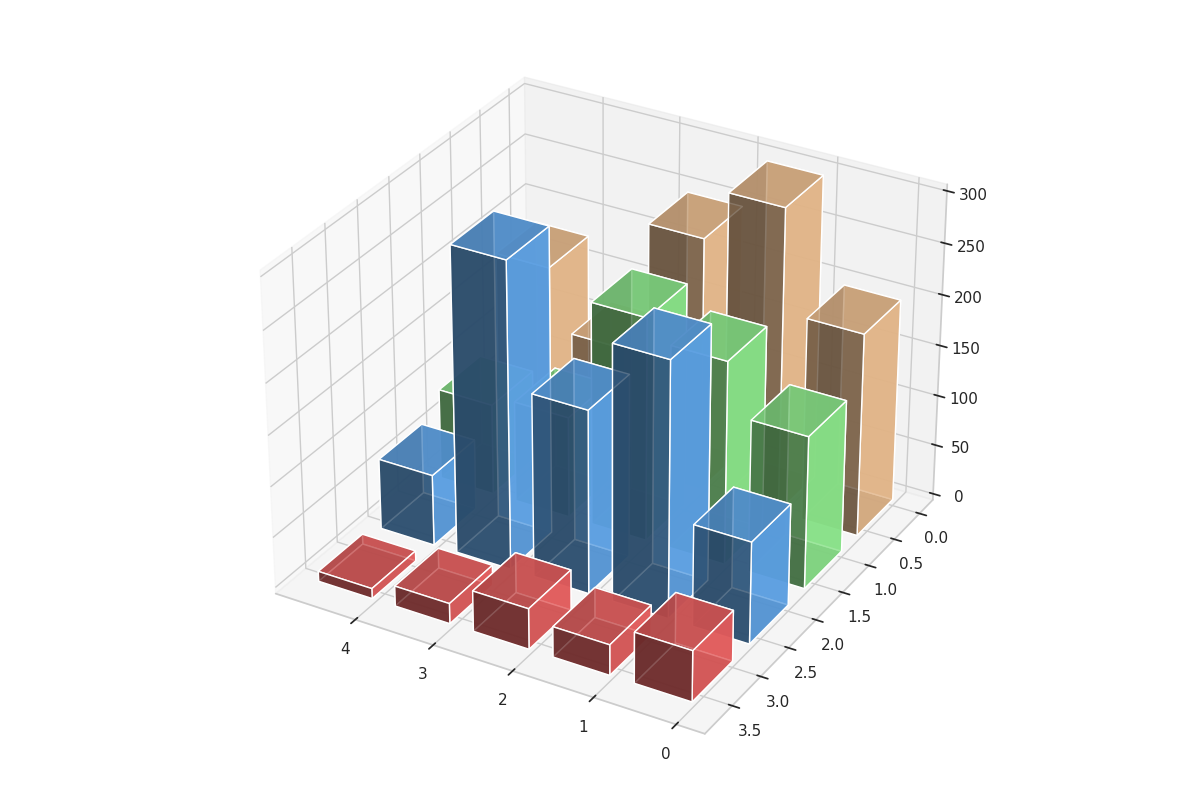

Recreate this plot in Python.
import matplotlib.pyplot as plt
import numpy as np

# Data for renewable energy generation
energy_data = np.array([
    [200, 150, 100, 50],  # Europe
    [300, 200, 250, 30],  # Asia
    [250, 220, 180, 40],  # North America
    [120, 100, 300, 20],  # South America
    [180, 90, 70, 10]     # Africa
])

fig = plt.figure(figsize=(12, 8))
ax = fig.add_subplot(111, projection='3d')

# Define bar colors
colors = ['#ffcc99', '#99ff99', '#66b3ff', '#ff6666']

# Bar positions
xpos, ypos = np.meshgrid(np.arange(energy_data.shape[0]), np.arange(energy_data.shape[1]), indexing='ij')
xpos = xpos.flatten()
ypos = ypos.flatten()
zpos = np.zeros_like(xpos)

dx = dy = 0.7

# Plotting each layer of the stack
for i in range(len(colors)):
    dz = energy_data[:, i]
    ax.bar3d(xpos[i::energy_data.shape[1]], ypos[i::energy_data.shape[1]], zpos[i::energy_data.shape[1]],
             dx, dy, dz, color=colors[i], alpha=0.8)
    zpos[i::energy_data.shape[1]] += dz

# Viewing angle for better visibility
ax.view_init(elev=30, azim=120)

plt.tight_layout()
plt.show()
